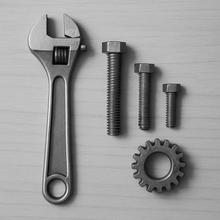
%> input picture examples/vision/data/tools.png, 220 x 220 px
$ octave object_annotate.m   (GNU Octave 9; MATLAB toolbox functions it lacks are replaced by stand-ins)
%> lines starting %> are read from the running program, lines starting %| are printed output that depends on the picture; in (x1, y1, x2, y2) boxes, pixels count from 0 and x2, y2 are one past the last pixel; in counts of white or black regions, pixels touching at a corner belong together; the program's own positions count from 1
% object_annotate.m — Computer Vision Toolbox Phase-B (Tier-3).
% ----------------------------------------------------------------------
% Detect distinct objects in a REAL photograph (hardware tools on a wooden
% bench) and annotate them.  The metal objects are darker than the bench, so
% complement + Otsu binarize + connected-component labelling segments them;
% regionprops gives each object's bounding box; selectStrongestBbox keeps the
% non-overlapping detections; insertShape draws the boxes.  Result image:
%   /tmp/cv_annotated.png — the photo with object bounding boxes drawn

I = imread('data/tools.png');                % real top-down photo of tools
%> I is the input picture: size 220x220 uint8; min 0, max 236, mean 154.5

% Segment foreground objects (dark metal on a light bench).
bw = imbinarize(imcomplement(I));            % objects -> foreground
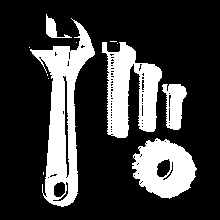
%> bw: size 220x220 logical; 23.5% white; 12 white regions (7 under 20 px), largest, box (x1, y1, x2, y2) and area: (30, 18, 95, 207) 4624, (102, 42, 162, 138) 3226, (132, 138, 197, 199) 2560, (162, 84, 187, 130) 734, (46, 14, 72, 38) 217
se = strel('disk', 2);
bw = imclose(bw, se);                        % fill highlight gaps within objects
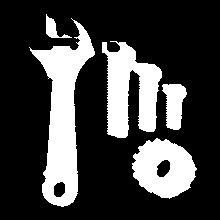
%> bw: size 220x220 logical; 25% white; 5 white regions
bw = bwareaopen(bw, 150);                    % drop small noise blobs
L  = bwlabel(bw);
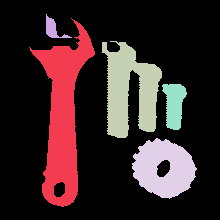
%> L: size 220x220 double; 6 distinct labels, from 0 to 5; one colour per label, 0 black
fprintf('connected components: %d\n', max(max(L)));
%| connected components: 5

% Per-object bounding boxes + areas; keep the strongest non-overlapping ones.
boxes  = regionprops(L, 'BoundingBox');      % N x 4 [x y w h]
%> boxes = 5 regions; box (x1, y1, x2, y2): (29, 18, 95, 207), (46, 14, 72, 38), (102, 41, 162, 138), (132, 138, 197, 199), (162, 84, 187, 130)
areas  = regionprops(L, 'Area');             % N x 1 scores
%> areas = 5 regions; Area: 5043, 3407, 2643, 774, 225
%> (the run ends here)
